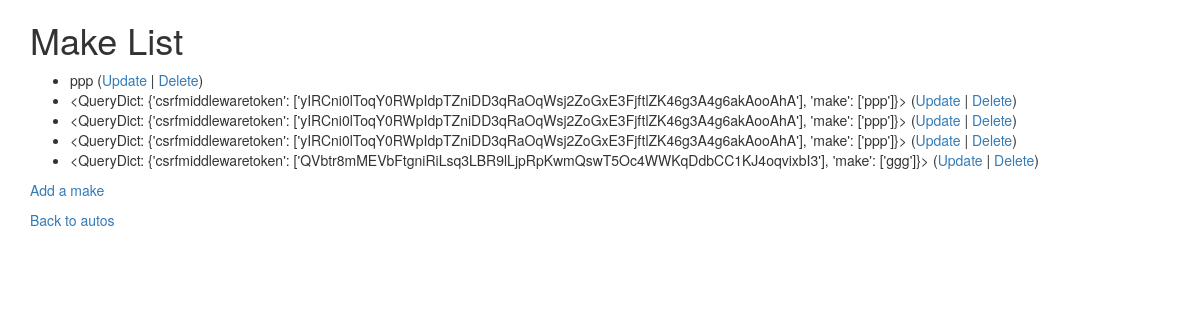
Page /autos/lookup/ (signed in) on the committed database.
### autos/models.py (models this page shows, shortened)
class Make(models.Model):
    name = models.CharField(
            max_length=200,
            help_text='Enter a make (e.g. Dodge)',
            validators=[MinLengthValidator(2, "Make must be greater than 1 character")]
    )

### autos/views.py (the view)
# urls.py: path('lookup/', views.MakeView.as_view(), name='make_list'),
class MakeView(LoginRequiredMixin, View):
    def get(self, request):
        ml = Make.objects.all()
        ctx = {'make_list': ml}
        return render(request, 'autos/make_list.html', ctx)

### autos/templates/autos/make_list.html
{% extends "base_bootstrap.html" %}
{% block content %}
  <h1>Make List</h1>
  {% if make_list %}
  <ul>
    {% for make in make_list %}
      <li>
          {{ make.name }}
         (<a href="{% url 'autos:make_update' make.id %}">Update</a> |
          <a href="{% url 'autos:make_delete' make.id %}">Delete</a>)
      </li>
    {% endfor %}
  </ul>
  {% else %}
    <p>There are no makes in the library.</p>
  {% endif %}
  <p><a href="{% url 'autos:make_create' %}">Add a make</a></p>
  <p>
    <a href="{% url 'autos:all' %}">Back to autos</a>
  </p>
{% endblock %}

### home/templates/base_bootstrap.html (shortened to what this page needs)
<!DOCTYPE html>
<html>
<head>
<link rel="stylesheet"
    href="https://maxcdn.bootstrapcdn.com/bootstrap/3.4.0/css/bootstrap.min.css"
>
<link rel="stylesheet"
    href="https://maxcdn.bootstrapcdn.com/bootstrap/3.4.0/css/bootstrap-theme.min.css"
>
<link rel="stylesheet"
    href="https://code.jquery.com/ui/1.12.1/themes/ui-lightness/jquery-ui.css"
>
<link rel="stylesheet" href="https://use.fontawesome.com/releases/v5.8.1/css/all.css">
<link rel="stylesheet" href="https://use.fontawesome.com/releases/v5.8.1/css/v4-shims.css">
</head>
<body>
<div class="container">
{% block content %}
{% endblock %}
</div>
</body>
</html>

### rows in the picture
Make: name "ppp"
Make: name "<QueryDict: {'csrfmiddlewaretoken': ['yIRCni0lToqY0RWpIdpTZniDD3qRaOqWsj2ZoGxE3FjftlZK46g3A4g6akAooAhA'], 'make': ['ppp']}>"
Make: name "<QueryDict: {'csrfmiddlewaretoken': ['yIRCni0lToqY0RWpIdpTZniDD3qRaOqWsj2ZoGxE3FjftlZK46g3A4g6akAooAhA'], 'make': ['ppp']}>"
Make: name "<QueryDict: {'csrfmiddlewaretoken': ['yIRCni0lToqY0RWpIdpTZniDD3qRaOqWsj2ZoGxE3FjftlZK46g3A4g6akAooAhA'], 'make': ['ppp']}>"
Make: name "<QueryDict: {'csrfmiddlewaretoken': ['QVbtr8mMEVbFtgniRiLsq3LBR9lLjpRpKwmQswT5Oc4WWKqDdbCC1KJ4oqvixbI3'], 'make': ['ggg']}>"
